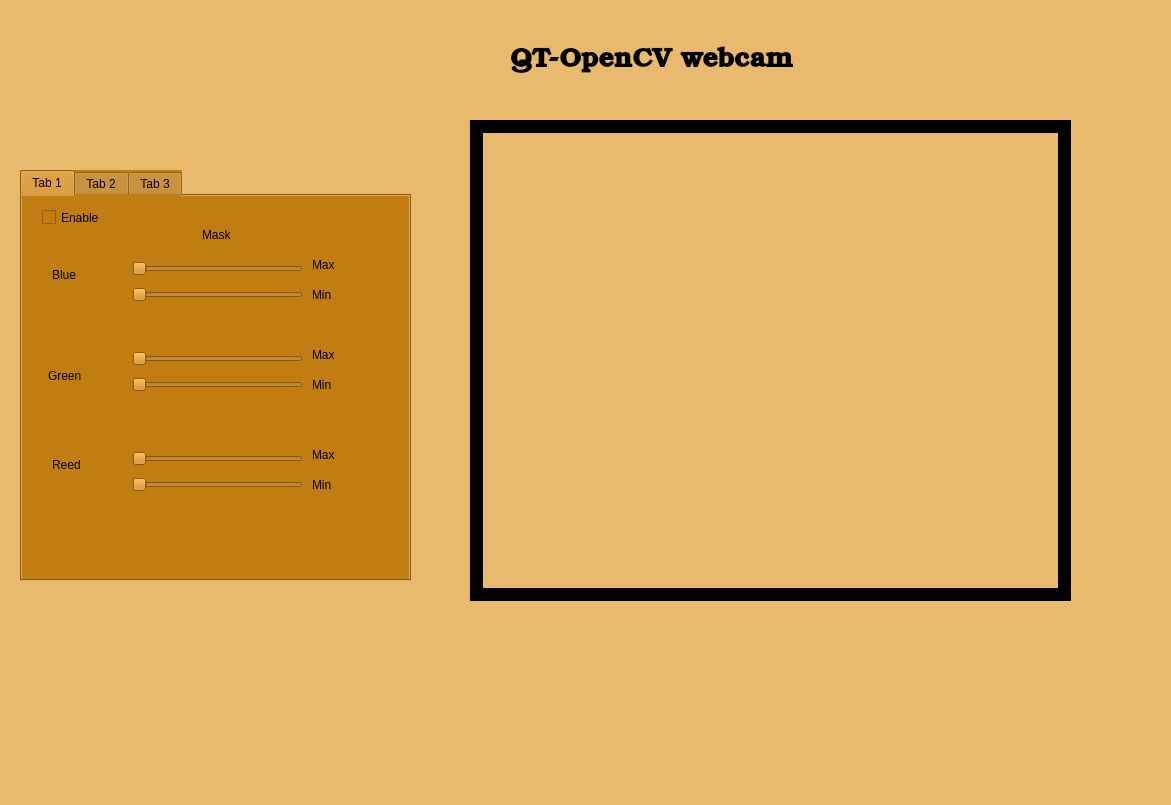
<?xml version="1.0" encoding="UTF-8"?>
<ui version="4.0">
 <class>MainWindow</class>
 <widget class="QMainWindow" name="MainWindow">
  <property name="geometry">
   <rect>
    <x>0</x>
    <y>0</y>
    <width>1171</width>
    <height>805</height>
   </rect>
  </property>
  <property name="font">
   <font>
    <family>Sans</family>
    <pointsize>27</pointsize>
    <weight>75</weight>
    <bold>true</bold>
   </font>
  </property>
  <property name="windowTitle">
   <string>MainWindow</string>
  </property>
  <property name="styleSheet">
   <string notr="true">background-color: rgb(233, 185, 110);
</string>
  </property>
  <widget class="QWidget" name="centralwidget">
   <widget class="QTabWidget" name="tabWidget">
    <property name="geometry">
     <rect>
      <x>20</x>
      <y>170</y>
      <width>391</width>
      <height>411</height>
     </rect>
    </property>
    <property name="styleSheet">
     <string notr="true">background-color:rgb(193, 125, 17)</string>
    </property>
    <property name="currentIndex">
     <number>0</number>
    </property>
    <widget class="QWidget" name="tab">
     <attribute name="title">
      <string>Tab 1</string>
     </attribute>
     <widget class="QLabel" name="label">
      <property name="geometry">
       <rect>
        <x>30</x>
        <y>70</y>
        <width>67</width>
        <height>17</height>
       </rect>
      </property>
      <property name="text">
       <string>Blue</string>
      </property>
     </widget>
     <widget class="QLabel" name="label_2">
      <property name="geometry">
       <rect>
        <x>26</x>
        <y>170</y>
        <width>71</width>
        <height>20</height>
       </rect>
      </property>
      <property name="text">
       <string>Green</string>
      </property>
     </widget>
     <widget class="QLabel" name="label_3">
      <property name="geometry">
       <rect>
        <x>30</x>
        <y>260</y>
        <width>67</width>
        <height>17</height>
       </rect>
      </property>
      <property name="text">
       <string>Reed</string>
      </property>
     </widget>
     <widget class="QLabel" name="label_4">
      <property name="geometry">
       <rect>
        <x>180</x>
        <y>30</y>
        <width>67</width>
        <height>17</height>
       </rect>
      </property>
      <property name="text">
       <string>Mask</string>
      </property>
     </widget>
     <widget class="QLabel" name="label_5">
      <property name="enabled">
       <bool>true</bool>
      </property>
      <property name="geometry">
       <rect>
        <x>290</x>
        <y>60</y>
        <width>67</width>
        <height>17</height>
       </rect>
      </property>
      <property name="text">
       <string>Max</string>
      </property>
     </widget>
     <widget class="QLabel" name="label_6">
      <property name="geometry">
       <rect>
        <x>290</x>
        <y>90</y>
        <width>67</width>
        <height>17</height>
       </rect>
      </property>
      <property name="text">
       <string>Min</string>
      </property>
     </widget>
     <widget class="QLabel" name="label_7">
      <property name="geometry">
       <rect>
        <x>290</x>
        <y>180</y>
        <width>67</width>
        <height>17</height>
       </rect>
      </property>
      <property name="text">
       <string>Min</string>
      </property>
     </widget>
     <widget class="QLabel" name="label_8">
      <property name="geometry">
       <rect>
        <x>290</x>
        <y>150</y>
        <width>67</width>
        <height>17</height>
       </rect>
      </property>
      <property name="text">
       <string>Max</string>
      </property>
     </widget>
     <widget class="QLabel" name="label_9">
      <property name="geometry">
       <rect>
        <x>290</x>
        <y>280</y>
        <width>67</width>
        <height>17</height>
       </rect>
      </property>
      <property name="text">
       <string>Min</string>
      </property>
     </widget>
     <widget class="QLabel" name="label_10">
      <property name="geometry">
       <rect>
        <x>290</x>
        <y>250</y>
        <width>67</width>
        <height>17</height>
       </rect>
      </property>
      <property name="text">
       <string>Max</string>
      </property>
     </widget>
     <widget class="QCheckBox" name="checkBox">
      <property name="geometry">
       <rect>
        <x>20</x>
        <y>10</y>
        <width>92</width>
        <height>23</height>
       </rect>
      </property>
      <property name="text">
       <string>Enable</string>
      </property>
     </widget>
     <widget class="QWidget" name="layoutWidget">
      <property name="geometry">
       <rect>
        <x>110</x>
        <y>60</y>
        <width>171</width>
        <height>51</height>
       </rect>
      </property>
      <layout class="QVBoxLayout" name="verticalLayout">
       <item>
        <widget class="QSlider" name="horizontalSlider">
         <property name="maximum">
          <number>255</number>
         </property>
         <property name="orientation">
          <enum>Qt::Horizontal</enum>
         </property>
        </widget>
       </item>
       <item>
        <widget class="QSlider" name="horizontalSlider_2">
         <property name="maximum">
          <number>255</number>
         </property>
         <property name="orientation">
          <enum>Qt::Horizontal</enum>
         </property>
        </widget>
       </item>
      </layout>
     </widget>
     <widget class="QWidget" name="layoutWidget">
      <property name="geometry">
       <rect>
        <x>110</x>
        <y>150</y>
        <width>171</width>
        <height>51</height>
       </rect>
      </property>
      <layout class="QVBoxLayout" name="verticalLayout_2">
       <item>
        <widget class="QSlider" name="horizontalSlider_3">
         <property name="maximum">
          <number>255</number>
         </property>
         <property name="orientation">
          <enum>Qt::Horizontal</enum>
         </property>
        </widget>
       </item>
       <item>
        <widget class="QSlider" name="horizontalSlider_4">
         <property name="maximum">
          <number>255</number>
         </property>
         <property name="orientation">
          <enum>Qt::Horizontal</enum>
         </property>
        </widget>
       </item>
      </layout>
     </widget>
     <widget class="QWidget" name="layoutWidget">
      <property name="geometry">
       <rect>
        <x>110</x>
        <y>250</y>
        <width>171</width>
        <height>51</height>
       </rect>
      </property>
      <layout class="QVBoxLayout" name="verticalLayout_3">
       <item>
        <widget class="QSlider" name="horizontalSlider_5">
         <property name="maximum">
          <number>255</number>
         </property>
         <property name="orientation">
          <enum>Qt::Horizontal</enum>
         </property>
        </widget>
       </item>
       <item>
        <widget class="QSlider" name="horizontalSlider_6">
         <property name="maximum">
          <number>255</number>
         </property>
         <property name="orientation">
          <enum>Qt::Horizontal</enum>
         </property>
        </widget>
       </item>
      </layout>
     </widget>
    </widget>
    <widget class="QWidget" name="tab_2">
     <attribute name="title">
      <string>Tab 2</string>
     </attribute>
     <widget class="QLabel" name="label_11">
      <property name="geometry">
       <rect>
        <x>30</x>
        <y>160</y>
        <width>81</width>
        <height>17</height>
       </rect>
      </property>
      <property name="text">
       <string>Grey Scale</string>
      </property>
     </widget>
     <widget class="QLabel" name="label_12">
      <property name="geometry">
       <rect>
        <x>30</x>
        <y>250</y>
        <width>81</width>
        <height>17</height>
       </rect>
      </property>
      <property name="text">
       <string>RGB</string>
      </property>
     </widget>
     <widget class="QLabel" name="label_13">
      <property name="geometry">
       <rect>
        <x>30</x>
        <y>80</y>
        <width>81</width>
        <height>17</height>
       </rect>
      </property>
      <property name="text">
       <string>HSV</string>
      </property>
     </widget>
     <widget class="QCheckBox" name="checkBox_2">
      <property name="geometry">
       <rect>
        <x>190</x>
        <y>80</y>
        <width>92</width>
        <height>23</height>
       </rect>
      </property>
      <property name="text">
       <string/>
      </property>
     </widget>
     <widget class="QCheckBox" name="checkBox_3">
      <property name="geometry">
       <rect>
        <x>190</x>
        <y>160</y>
        <width>92</width>
        <height>23</height>
       </rect>
      </property>
      <property name="text">
       <string/>
      </property>
     </widget>
     <widget class="QCheckBox" name="checkBox_4">
      <property name="geometry">
       <rect>
        <x>190</x>
        <y>250</y>
        <width>92</width>
        <height>23</height>
       </rect>
      </property>
      <property name="text">
       <string/>
      </property>
     </widget>
    </widget>
    <widget class="QWidget" name="tab_3">
     <attribute name="title">
      <string>Tab 3</string>
     </attribute>
     <widget class="QCheckBox" name="checkBox_5">
      <property name="geometry">
       <rect>
        <x>30</x>
        <y>60</y>
        <width>92</width>
        <height>23</height>
       </rect>
      </property>
      <property name="text">
       <string>Enable</string>
      </property>
     </widget>
     <widget class="QLabel" name="label_14">
      <property name="geometry">
       <rect>
        <x>120</x>
        <y>20</y>
        <width>111</width>
        <height>17</height>
       </rect>
      </property>
      <property name="text">
       <string>Canny detection</string>
      </property>
     </widget>
     <widget class="QSlider" name="verticalSlider">
      <property name="geometry">
       <rect>
        <x>150</x>
        <y>130</y>
        <width>16</width>
        <height>160</height>
       </rect>
      </property>
      <property name="orientation">
       <enum>Qt::Vertical</enum>
      </property>
     </widget>
     <widget class="QSlider" name="verticalSlider_2">
      <property name="geometry">
       <rect>
        <x>240</x>
        <y>130</y>
        <width>16</width>
        <height>160</height>
       </rect>
      </property>
      <property name="orientation">
       <enum>Qt::Vertical</enum>
      </property>
     </widget>
     <widget class="QLabel" name="label_15">
      <property name="geometry">
       <rect>
        <x>140</x>
        <y>100</y>
        <width>41</width>
        <height>17</height>
       </rect>
      </property>
      <property name="text">
       <string>Max</string>
      </property>
     </widget>
     <widget class="QLabel" name="label_16">
      <property name="geometry">
       <rect>
        <x>230</x>
        <y>100</y>
        <width>41</width>
        <height>17</height>
       </rect>
      </property>
      <property name="text">
       <string>Min</string>
      </property>
     </widget>
    </widget>
   </widget>
   <widget class="QWidget" name="marco" native="true">
    <property name="geometry">
     <rect>
      <x>470</x>
      <y>120</y>
      <width>601</width>
      <height>481</height>
     </rect>
    </property>
    <property name="styleSheet">
     <string notr="true">border-style: solid;
border-color: black;
border-width: 13px;</string>
    </property>
   </widget>
   <widget class="QLabel" name="label_17">
    <property name="geometry">
     <rect>
      <x>510</x>
      <y>40</y>
      <width>291</width>
      <height>41</height>
     </rect>
    </property>
    <property name="font">
     <font>
      <family>URW Bookman L</family>
      <pointsize>20</pointsize>
      <weight>75</weight>
      <italic>false</italic>
      <bold>true</bold>
     </font>
    </property>
    <property name="text">
     <string>QT-OpenCV webcam</string>
    </property>
    <property name="scaledContents">
     <bool>false</bool>
    </property>
   </widget>
  </widget>
  <widget class="QMenuBar" name="menubar">
   <property name="geometry">
    <rect>
     <x>0</x>
     <y>0</y>
     <width>1171</width>
     <height>22</height>
    </rect>
   </property>
  </widget>
  <widget class="QStatusBar" name="statusbar"/>
 </widget>
 <resources/>
 <connections/>
</ui>
